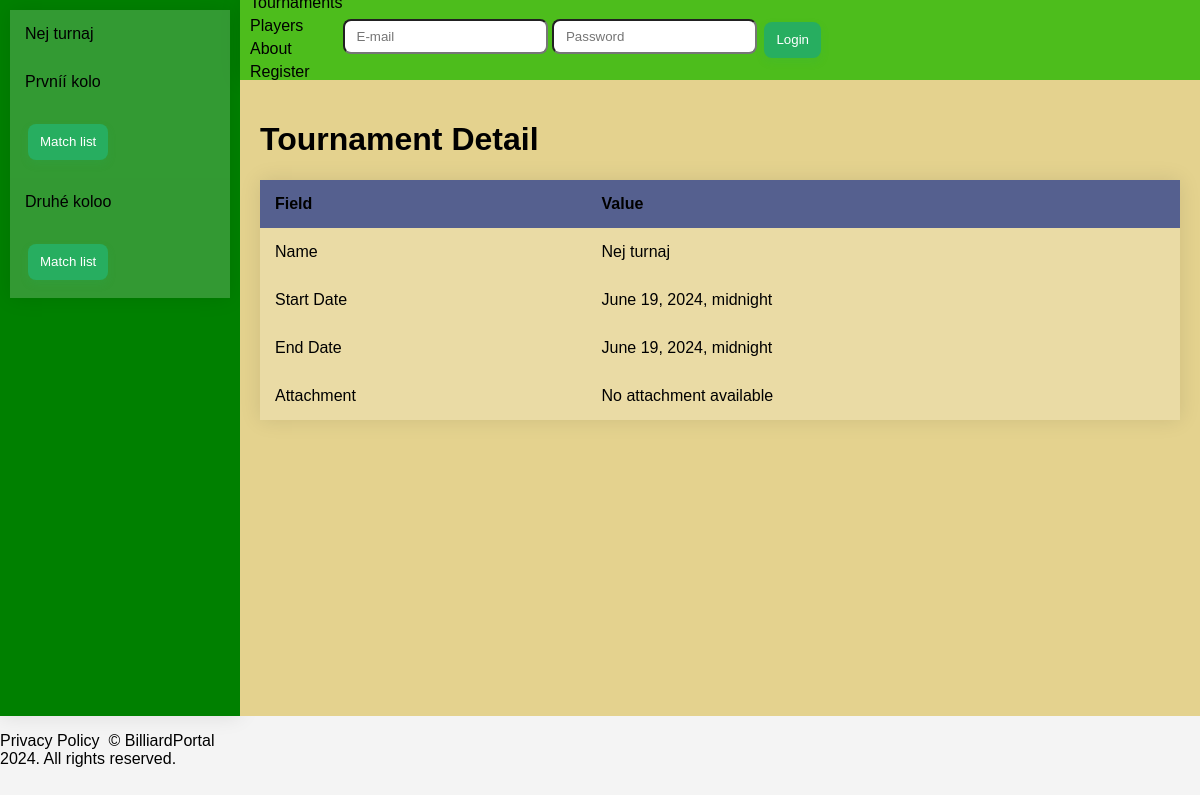
The app's page /tournament/1/, older data.
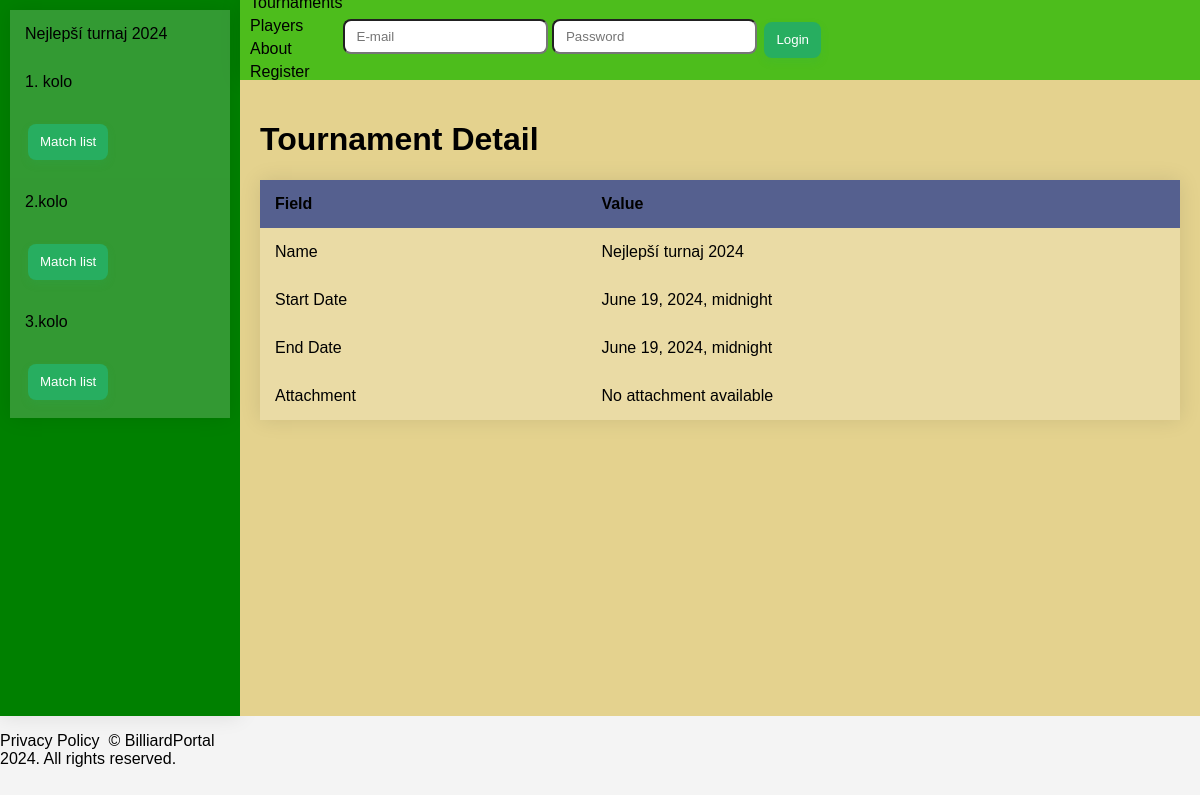
The same page, newer data.
### tournaments/models.py (models this page shows, shortened)
class Tournament(models.Model):
    name = models.CharField(max_length=255)
    start_date = models.DateTimeField()
    end_date = models.DateTimeField()
    attachment = models.FileField(upload_to='attachments/', blank=True, null=True)
    organizers = models.ManyToManyField(Player, related_name='organized_tournaments')
    players = models.ManyToManyField(Player, related_name='participating_tournaments')

class Round(models.Model):
    name = models.CharField(max_length=255)
    attachment = models.FileField(upload_to='attachments/', blank=True, null=True)
    tournament = models.ForeignKey(Tournament, related_name='rounds', on_delete=models.CASCADE)

### tournaments/views.py (the view)
# urls.py: path('<int:tournament_pk>/', TournamentDetailView.as_view(template_name="./tournament/tournament_detail.html"), name='tournament_detail'),
class TournamentDetailView(ContextMixin, DetailView):
    model = Tournament
    context_object_name = 'tournament'
    def get_object(self):
        return Tournament.objects.get(pk=self.kwargs['tournament_pk'])

### templates/tournament/tournament_detail.html (shortened to what this page needs)
{% extends "base.html" %}
{% block main_space %}
<h1>Tournament Detail</h1>
    <table>
        <thead>
            <tr>
                <th class="l">Field</th>
                <th class="r">Value</th>
            </tr>
        </thead>
        <tbody>
            <tr>
                <td class="l">Name</td>
                <td class="r">{{ tournament.name }}</td>
            </tr>
            <tr>
                <td class="l">Start Date</td>
                <td class="r">{{ tournament.start_date }}</td>
            </tr>
            <tr>
                <td class="l">End Date</td>
                <td class="r">{{ tournament.end_date }}</td>
            </tr>
            <tr>
                <td class="l">Attachment</td>
                <td class="r">
                    {% if tournament.attachment %}
                        <a href="{{ tournament.attachment.url }}">{{ tournament.attachment.name }}</a>
                    {% else %}
                        No attachment available
                    {% endif %}
                </td>
            </tr>
        </tbody>
    </table>
{% endblock main_space %}

### templates/base.html (shortened to what this page needs)
<!DOCTYPE html>
<html lang="en">
<head>
    {% load static %}
    <link rel="stylesheet" href="{% static 'style.css' %}">
</head>
<body>
    <div class="sidebar">
        {% include "sidebar.html" %}
    </div>
    <div class="navigationbar">
        {% include "navigationbar.html" %}
    </div>
    <div class="mainspace">
        {% block main_space %}{% endblock main_space %}
    </div>
    <div class="footer">
        {% include "footer.html" %}
    </div>
</body>
</html>

### templates/sidebar.html (shortened to what this page needs)
{% if 'update' in request.path %}
    {% url 'tournament_update' tournament.id as tournament_url %}
{% else %}
    {% url 'tournament_detail' tournament.id as tournament_url %}
{% endif %}
<nav>
    {% if tournament %}
    <table>
        <tbody>
            <tr>
                <td colspan="2"><a href="{{ tournament_url }}">{{ tournament.name }}</a></td>
            </tr>
            {% for round_item in rounds %}
                {% if 'update' in request.path %}
                    {% url 'roundmatch_update' tournament.id round_item.id as round_url %}
                {% else %}
                    {% url 'round_detail' tournament.id round_item.id as round_url %}
                {% endif %}
                <tr>
                    <td colspan="2"><a href="{{ round_url }}">{{ round_item.name }}</a></td>
                </tr>
                <tr>
                    <td><a href="{% url 'match_list' tournament.id round_item.id %}"><button class="button-68" type="button">Match list</button></a></td>
                </tr>
            {% endfor %}
        </tbody>
    </table>
    {% endif %}
</nav>

### templates/navigationbar.html (shortened to what this page needs)
    <ul class="nav-links">
        <li><a href="{% url 'tournament_list' %}">Tournaments</a></li>
        <li><a href="{% url 'player_list' %}">Players</a></li>
        <li><a href="{% url 'about' %}">About</a></li>
        {% if not user.is_authenticated %}
        <li><a href="{% url 'player_create' %}">Register</a></li>
        {% endif %}
    </ul>
    <div class="login-form">
        {% include "./login_form.html" %}
    </div>

### templates/login_form.html (shortened to what this page needs)
{% if not user.is_authenticated %}
    <form method="post" action="{% url 'login' %}?next={{ request.path }}">
        <input type="text" name="username" placeholder="E-mail" required>
        <input type="password" name="password" placeholder="Password" required>
        <button class="button-68" type="submit">Login</button>
    </form>
{% endif %}

### templates/footer.html
<div>
    <p><a href="{% url 'privacy' %}">Privacy Policy</a>&nbsp; <a href="{% url 'copyright' %}">© BilliardPortal 2024. All rights reserved.</a></p>
</div>

### static/style.css (style rules this page uses)
body { height: 98vh; display: grid; grid-template-columns: 20vw 1fr; grid-template-rows: 10vh 1fr; font-family: Arial, sans-serif; margin: 0; background-color: #f4f4f4; }
.sidebar { background-color: #008000; grid-column: 1 / 2; grid-row: 1 / 3; padding: 10px; box-shadow: 0 0 20px rgba(0, 0, 0, 0.1); }
.navigationbar { background-color: #4DBD1C; grid-column: 2 / 3; grid-row: 1 / 2; padding: 10px; display: flex; align-items: center; box-shadow: 0 0 20px rgba(0, 0, 0, 0.1); }
.mainspace { background-color: #E4D28E; grid-column: 2 / 3; grid-row: 2 / 3; padding: 20px; overflow: auto; }
a { color: black; text-decoration: none; }
ul { list-style-type: none; padding: 0; }
li { margin-bottom: 5px; }
table { width: 100%; border-collapse: collapse; overflow: hidden; box-shadow: 0 0 20px rgba(0, 0, 0, 0.1); margin-bottom: 20px; }
th, td { padding: 15px; background-color: rgba(255, 255, 255, 0.2); }
th { text-align: left; }
thead th { background-color: #55608f; }
tbody td { position: relative; }
button { appearance: none; backface-visibility: hidden; background-color: #27ae60; border-radius: 8px; border-style: none; box-shadow: rgba(39, 174, 96, .15) 0 4px 9px; box-sizing: border-box; color: #fff; cursor: pointer; display: inline-block; letter-spacing: normal; line-height: 1.5; outline: none; overflow: hidden; padding: 1vh 1vw; margin: 3px; position: relative; text-align: center; text-decoration: none; transform: translate3d(0, 0, 0); transition: all .3s; user-select: none; -webkit-user-select: none; touch-action: manipulation; vertical-align: top; white-space: nowrap; }
input { border-radius: 8px ; padding: 1vh 1vw; }

Row changes from the older to the newer data that the page shows:
changed Tournament: name "Nej turnaj" → "Nejlepší turnaj 2024"
changed Round: name "Prvníí kolo" → "1. kolo"
changed Round: name "Druhé koloo" → "2.kolo"
added Round: name "3.kolo"
